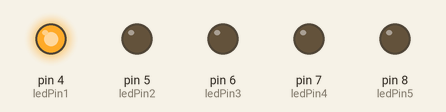
The sketch below on a simulated Arduino Uno, built with avr-gcc and run on an emulated ATmega328P. On the bench: output pins drawn as LEDs (lit = HIGH).

Above: at 0.1 s.
At 0.5 s:
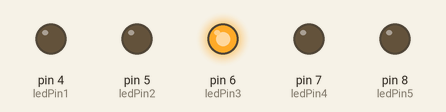
At 0.9 s:
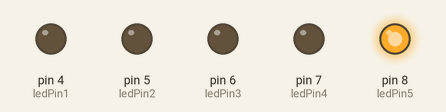
At 1.3 s:
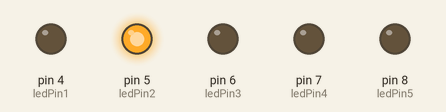
At 2.7 s:
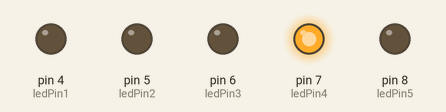
Timing chart, 0 to 3.0 s (numbered marks = the images above):
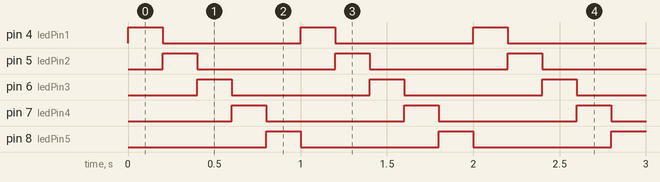

Measured:
- by itself, pin 4 (ledPin1), pin 5 (ledPin2), pin 6 (ledPin3), pin 7 (ledPin4), pin 8 (ledPin5): alternates HIGH for 0.20 s and LOW for 0.80 s
- by itself, everything shown: repeats every 1.0 s, in 5 steps

The sketch:

2.-Secuencia_Leds.ino
```cpp
/*
-Jesus Bartolomé
-Practica
-Encendido secuencial de 5 leds
-Tarjeta de desarrollo Kaanbal
*/

int ledPin1 = 4; // Con esta línea y las siguientes 4
int ledPin2 = 5; //definimos que pines utilizaremos de nuestra shield Kaanbal
int ledPin3 = 6; //como no usaremos el pin 13, hay que recordar que se deben colocar resistenciasen cada uno de los leds.
int ledPin4 = 7;
int ledPin5 = 8;

//La función de configuración se ejecuta una vez cuando se presiona reset o se enciende la placa.
void setup() {
// Configuración del comportamiento de las salidas escogidas en las anteriores lineas de programación.
pinMode(ledPin1, OUTPUT); // Se declara este LED y los siguientes 4 como salidas
pinMode(ledPin2, OUTPUT);
pinMode(ledPin3, OUTPUT);
pinMode(ledPin4, OUTPUT);
pinMode(ledPin5, OUTPUT);
digitalWrite(ledPin1, LOW); // Se inicia con los leds apagados
digitalWrite(ledPin2, LOW);
digitalWrite(ledPin3, LOW);
digitalWrite(ledPin4, LOW);
digitalWrite(ledPin5, LOW);
}

// Este bucle permitirá que las siguientes lineas de programación se repitan indefinidamente
void loop(){
 //Instrucciones a ejecutar ciclicamente
digitalWrite(ledPin1, HIGH); // Enciende el primer LED
delay(200); // Se mantiene 200 ms encendido
digitalWrite(ledPin1, LOW);  //Apaga el primer Led
digitalWrite(ledPin2, HIGH); // Enciende el segundo LED
delay(200); // Se mantiene 200 ms encendido
digitalWrite(ledPin2, LOW); //Apaga el segundo Led
digitalWrite(ledPin3, HIGH); // Enciende el tercer LED
delay(200);  // Se mantiene 200 ms encendido
digitalWrite(ledPin3, LOW); //Apaga el tercer Led
digitalWrite(ledPin4, HIGH); // Enciende el cuarto LED
delay(200);  // Se mantiene 200 ms encendido
digitalWrite(ledPin4, LOW); //Apaga el cuarto Led
digitalWrite(ledPin5, HIGH); // Enciende el quinto LED
delay(200);  // Se mantiene 200 ms encendido
digitalWrite(ledPin5, LOW); //Apaga el quinto Led
}
```
